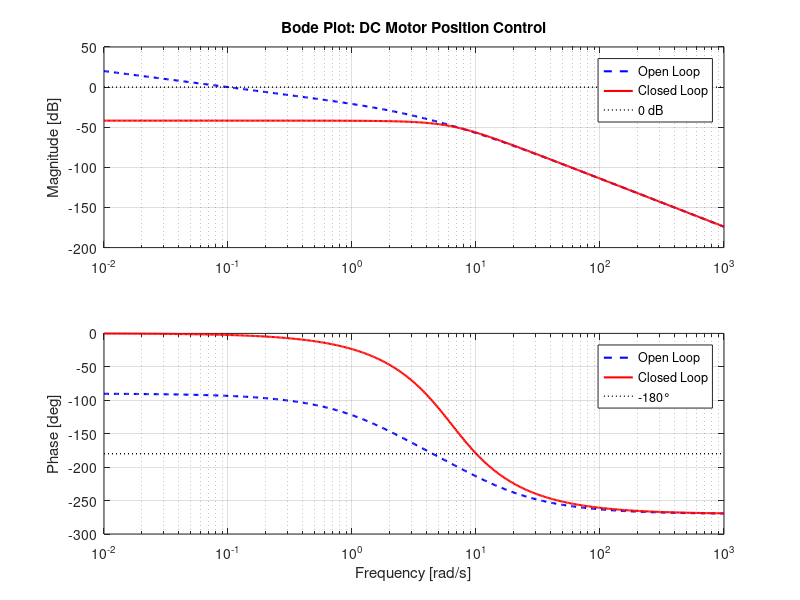
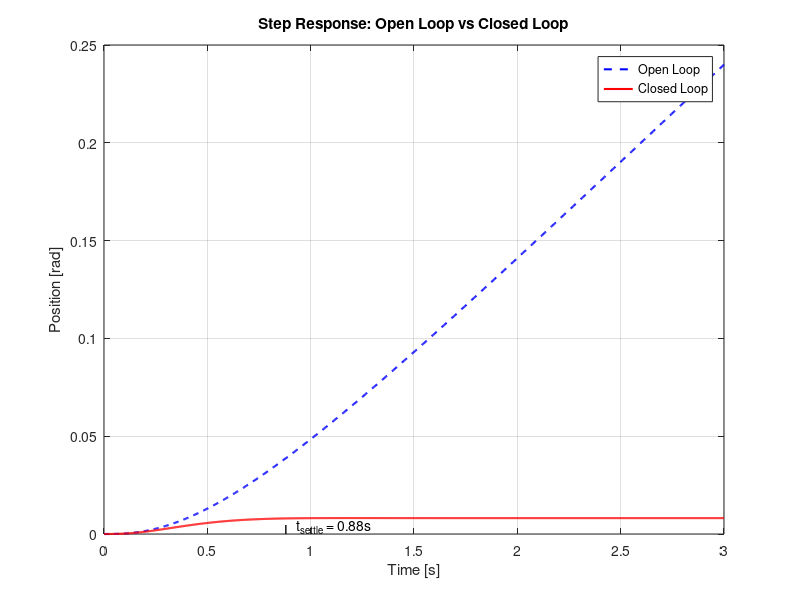

MATLAB code for these plots, in order:
% DC Motor Position Control
% Based on UofM CTMS model: https://ctms.engin.umich.edu/CTMS/index.php?example=MotorSpeed&section=SystemModeling
% Extended from velocity to position control by adding position state
%
% States: x = [position; velocity; current]
% Input:  u = voltage
% Output: y = position

clear all;
close all;
pkg load control;

% ── Motor Parameters (from UofM example) ─────────────────────────
J = 0.01;    % Moment of inertia [kg⋅m²]
b = 0.1;     % Viscous friction [N⋅m⋅s/rad]
K = 0.01;    % Motor constant [N⋅m/A = V⋅s/rad]
R = 1.0;     % Armature resistance [Ω]
L = 0.5;     % Armature inductance [H]

% ── State Space (UofM velocity model for reference) ───────────────
% x = [velocity; current]
A_uom = [-b/J,  K/J;
         -K/L, -R/L];
B_uom = [0; 1/L];
C_uom = [1, 0];
D_uom = 0;

sys_uom = ss(A_uom, B_uom, C_uom, D_uom);
fprintf('UofM open loop poles:\n');
eig(A_uom)

% ── Extended to Position Control ──────────────────────────────────
% Add position as first state: position_dot = velocity
% x = [position; velocity; current]
A = [0,    1,     0;
     0,  -b/J,  K/J;
     0,  -K/L, -R/L];

B = [0;
     0;
     1/L];

C = [1, 0, 0];   % measure position
D = 0;

sys_ol = ss(A, B, C, D);

fprintf('Extended open loop poles:\n');
ol_poles = eig(A)

% ── Pole Placement ────────────────────────────────────────────────
% Place complex conjugate poles for fast response
% This gives a non-trivial damping ratio that isn't obvious from gains
desired_poles = [-5+4j, -5-4j, -6];
K_gain = place(A, B, desired_poles);

fprintf('Control gains: K = [%.4f, %.4f, %.4f]\n', ...
        K_gain(1), K_gain(2), K_gain(3));

% ── Closed Loop System ────────────────────────────────────────────
A_cl = A - B * K_gain;
sys_cl = ss(A_cl, B, C, D);

fprintf('Closed loop poles:\n');
cl_poles = eig(A_cl)

% ── Damping Ratio Analysis ────────────────────────────────────────
% For each complex conjugate pair, compute damping ratio
% zeta = -sigma / sqrt(sigma^2 + omega^2)
% where pole = sigma + j*omega
fprintf('\n--- Damping Ratio Analysis ---\n');
min_zeta = inf;
for i = 1:length(cl_poles)
    sigma = real(cl_poles(i));
    omega = imag(cl_poles(i));
    if abs(omega) > 1e-6
        zeta = -sigma / sqrt(sigma^2 + omega^2);
        wn   = sqrt(sigma^2 + omega^2);
        fprintf('  Pole %d: %.4f + %.4fj  ->  zeta = %.4f, wn = %.4f rad/s\n', ...
                i, sigma, omega, zeta, wn);
        min_zeta = min(min_zeta, zeta);
    else
        fprintf('  Pole %d: %.4f (real)\n', i, sigma);
    end
end

% ── Assertions ────────────────────────────────────────────────────
fprintf('\n--- Assertions ---\n');

% Stability: all poles must have negative real part
assert(all(real(cl_poles) < 0), ...
       'UNSTABLE: one or more closed loop poles have positive real part!');
fprintf('OK: all poles stable\n');

% Performance: slowest pole must be fast enough for control loop
min_convergence = -2.0;   % rad/s - tune to your loop deadline
assert(all(real(cl_poles) < min_convergence), ...
       sprintf('TOO SLOW: a pole is slower than %.1f rad/s', min_convergence));
fprintf('OK: all poles faster than %.1f rad/s\n', min_convergence);

% Performance: fastest pole not too aggressive
max_convergence = -50.0;  % rad/s - beyond this demands excessive current
assert(all(real(cl_poles) > max_convergence), ...
       sprintf('TOO AGGRESSIVE: a pole is faster than %.1f rad/s', max_convergence));
fprintf('OK: no poles more aggressive than %.1f rad/s\n', max_convergence);

% Damping: complex poles must not be too underdamped
% Below 0.5 risks mechanical oscillation stressing the gearbox
min_damping = 0.5;
if min_zeta < inf
    assert(min_zeta >= min_damping, ...
           sprintf('UNDERDAMPED: zeta = %.4f < %.4f, oscillation will stress gearbox!', ...
                   min_zeta, min_damping));
    fprintf('OK: damping ratio %.4f >= %.4f\n', min_zeta, min_damping);
end

% ── Export Closed Loop Matrix for constexpr Verification ──────────
fprintf('\n--- Closed Loop A matrix (paste into C++) ---\n');
fprintf('constexpr Matrix<double, 3, 3> A_cl = {{\n');
for i = 1:3
    fprintf('    {{ %12.8f, %12.8f, %12.8f }}', A_cl(i,1), A_cl(i,2), A_cl(i,3));
    if i < 3
        fprintf(',');
    end
    fprintf('\n');
end
fprintf('}};\n\n');

fprintf('Expected eigenvalues (from Octave):\n');
for i = 1:3
    fprintf('    %12.8f + %12.8fj\n', real(cl_poles(i)), imag(cl_poles(i)));
end

% ── Bode Plot ─────────────────────────────────────────────────────
figure(1);
w = logspace(-2, 3, 500);

[mag_ol, phase_ol] = bode(sys_ol, w);
[mag_cl, phase_cl] = bode(sys_cl, w);
mag_ol   = squeeze(mag_ol);
phase_ol = squeeze(phase_ol);
mag_cl   = squeeze(mag_cl);
phase_cl = squeeze(phase_cl);

subplot(2,1,1);
semilogx(w, 20*log10(mag_ol),        'b--', 'LineWidth', 1.5); hold on;
semilogx(w, 20*log10(mag_cl),        'r-',  'LineWidth', 1.5);
semilogx([w(1), w(end)], [0, 0],     'k:',  'LineWidth', 1.0);
ylabel('Magnitude [dB]');
title('Bode Plot: DC Motor Position Control');
legend('Open Loop', 'Closed Loop', '0 dB');
grid on;

subplot(2,1,2);
semilogx(w, phase_ol,                    'b--', 'LineWidth', 1.5); hold on;
semilogx(w, phase_cl,                    'r-',  'LineWidth', 1.5);
semilogx([w(1), w(end)], [-180, -180],   'k:',  'LineWidth', 1.0);
ylabel('Phase [deg]');
xlabel('Frequency [rad/s]');
legend('Open Loop', 'Closed Loop', '-180°');
grid on;

% ── Step Response ─────────────────────────────────────────────────
figure(2);
t = linspace(0, 3, 1000);

[y_ol, t_ol] = step(sys_ol, t);
[y_cl, t_cl] = step(sys_cl, t);

steady_state = y_cl(end);
settled = find(abs(y_cl - steady_state) > 0.02 * abs(steady_state));

plot(t_ol, y_ol, 'b--', 'LineWidth', 1.5); hold on;
plot(t_cl, y_cl, 'r-',  'LineWidth', 1.5);

if ~isempty(settled)
    t_settle = t_cl(settled(end));
    fprintf('Settling time (2%%): %.3f s\n', t_settle);
    plot([t_settle, t_settle], [0, steady_state], 'k--', 'LineWidth', 1.0);
    text(t_settle + 0.05, steady_state * 0.5, ...
         sprintf('t_{settle} = %.2fs', t_settle));
end

xlabel('Time [s]');
ylabel('Position [rad]');
title('Step Response: Open Loop vs Closed Loop');
legend('Open Loop', 'Closed Loop');
grid on;

% ── Underdamped Example ───────────────────────────────────────────
fprintf('\n--- Attempting underdamped pole placement ---\n');
bad_poles = [-5+8j, -5-8j, -6];   % high imaginary part -> low damping ratio
K_bad    = place(A, B, bad_poles);
A_bad    = A - B * K_bad;
bad_eigs = eig(A_bad);

fprintf('Underdamped closed loop poles:\n');
for i = 1:length(bad_eigs)
    sigma = real(bad_eigs(i));
    omega = imag(bad_eigs(i));
    if abs(omega) > 1e-6
        zeta = -sigma / sqrt(sigma^2 + omega^2);
        fprintf('  Pole %d: %.4f + %.4fj  ->  zeta = %.4f\n', ...
                i, sigma, omega, zeta);
        if zeta < min_damping
            fprintf('  WARNING: underdamped! would be a compile error in C++\n');
        end
    end
end
